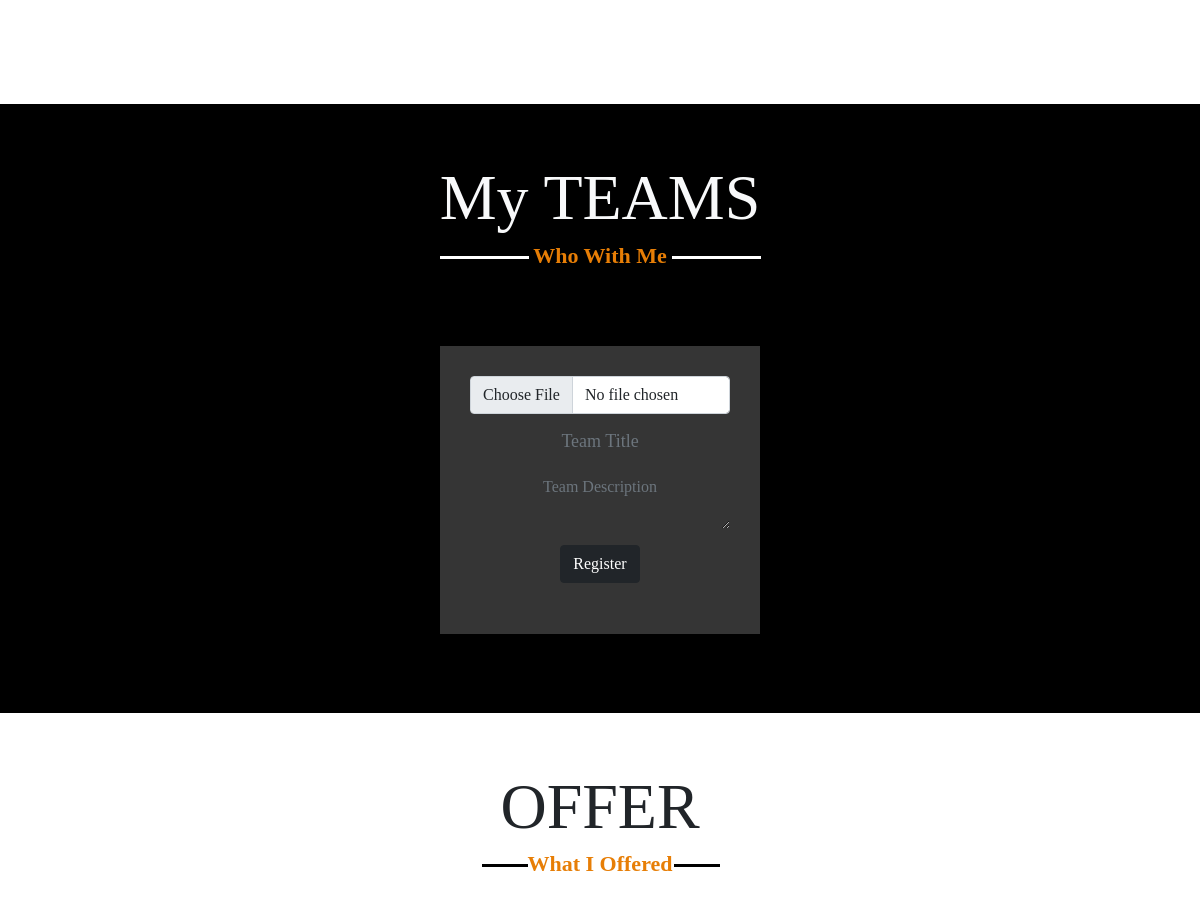
The app's page /admin_panel/index.php (middle part), older data.
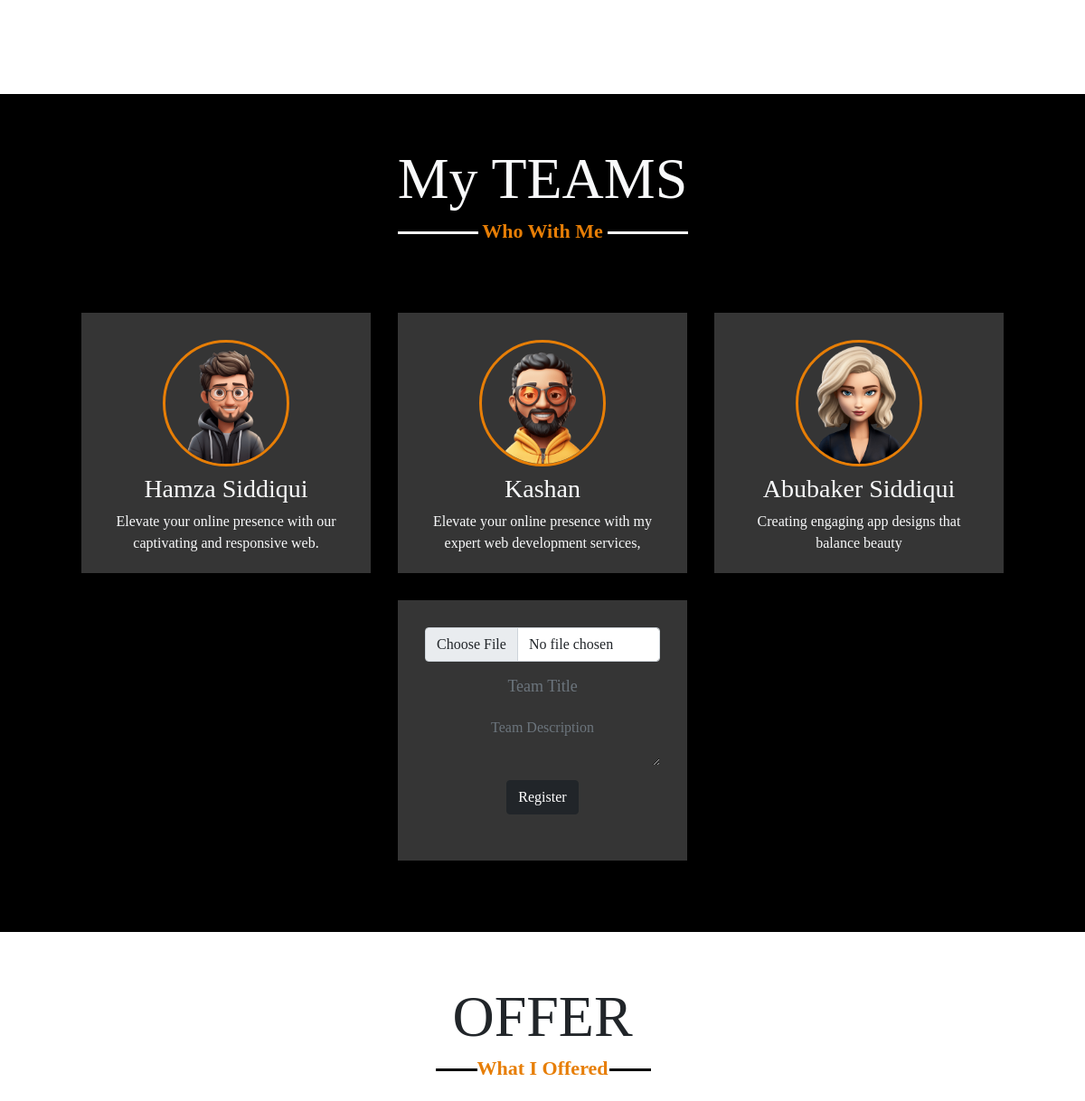
The same page, newer data.
### tables this page shows
CREATE TABLE `team` (
  `team_id` int(11) NOT NULL,
  `team_name` varchar(255) NOT NULL,
  `team_desc` varchar(255) NOT NULL,
  `team_img` varchar(255) NOT NULL
);

### admin_panel/index.php (the view, shortened to what this page needs)
<?php
require ("shared/config.php");
$team_sel = "SELECT * FROM `team`";
$team_disp = mysqli_query($conn , $team_sel);
?>
<!DOCTYPE html>
<html lang="en">
<head>
  <link href="https://cdn.jsdelivr.net/npm/bootstrap@5.0.2/dist/css/bootstrap.min.css" rel="stylesheet"
>
  <link rel="stylesheet" href="https://cdnjs.cloudflare.com/ajax/libs/remixicon/3.5.0/remixicon.css">
  <link rel="stylesheet" href="assets/css/swiper-bundle.min.css">
  <link rel="stylesheet" href="assets/css/styles.css">
  <link rel="stylesheet" href="https://cdn.jsdelivr.net/npm/bootstrap-icons@1.10.3/font/bootstrap-icons.css">
</head>
<body>
  <section class="container-fluid">
    <div class="row">
      <div class="col-6 d-flex align-items-center p-5">
        <div>
          <p class="pt-3 pb-3 fs-5" style="text-align: justify;">
          </p>
        </div>
      </div>
      <div class="col-6">
      </div>
    </div>
  </section>
  <section class="container-fluid text-light black">
    <div class="text d-flex  justify-content-center mt-4 pt-5 align-items-center">
      <div class="mt-2 lh-1">
        <h2>My TEAMS</h2>
        <p class="lin5 text-center fw-bold">Who With Me</p>
      </div>
    </div>
    <div class="row mt-5">
      <div class="parent  " >
      <?php
      while($data = mysqli_fetch_assoc($team_disp)){
      ?>
         <div class="Service">
          <div class="content">
            <div class="round">
              <img src="<?php echo $data['team_img']?>" class="img-fluid" alt="">
            </div>
            <h3 class="text-center text-light pt-2"><?php  echo $data['team_name'] ?></h3>
            <p class="text-center fs-6 text-light"><?php  echo $data['team_desc']?></p>
          </div>
        </div>
      <?php
      }?>
        <div class="Service">
    <form id="teamForm" action="" enctype="multipart/form-data">
        <div class="content">
            <input type="file" class="form-control" name="team-img" id="teamImg" required>
            <h3 class="text-center text-light pt-2">
                <input type="text" class="service-title form-control" id="teamTitle" placeholder="Team Title" required>
            </h3>
            <p class="text-center fs-6 text-light">
                <textarea class="service-desc form-control" id="teamDesc" placeholder="Team Description" required></textarea>
            </p>
            <button class="btn btn-dark m-auto d-flex " type="button" id="registerBtn">Register</button>
        </div>
    </form>
</div>
      </div>
    </div>
  </section>
  <section class="container">
    <div class="text d-flex  justify-content-center mt-5  align-items-center">
      <div class="mt-2 lh-1">
        <h2>OFFER</h2>
        <p class="offer-line text-center fw-bold">What I Offered</p>
      </div>
    </div>
  </section>
</body>
</html>

### admin_panel/assets/css/styles.css (style rules this page uses)
.row { --bs-gutter-x:0; }
.black { background-color: #000000; }
* { box-sizing: border-box; padding: 0; margin: 0; }
* { font-family: ui-sans-serif; }
section h2 { font-size: 4rem; }
.service-title { text-align: center; outline: none; border: none; background: none; font-size: large; }
.service-desc { text-align: center; outline: none; border: none; background: none; }
.lin5 { font-size: 22px; color: #e77e06; position: relative; }
.lin5::before { content: ''; position: absolute; width: 28%; height: 3px; left: 0px; top: 11px; right: 0px; background-color: #ffffff; }
.lin5::after { content: ''; position: absolute; width: 28%; height: 3px; top: 11px; left: 232px; right: 0px; background-color: #ffffff; }
.Service { color: #e77e06; width: 20rem; height: 18rem; background-color: #353535; margin: 15px; padding: 30px; box-sizing: border-box; transition: all 0.5s; position: relative; z-index: 3; }
.Service::after { content: ''; position: absolute; width: 104%; height: 104%; left: -6px; top: -6px; border: 2px solid; background-color: #0000ff00; z-index: -1; transition: all 0.5s; opacity: 0; }
.round { overflow: hidden; margin: auto; border-radius: 50%; width: 140px; height: 140px; border: 3px solid #e77e06; }
.parent { margin-bottom: 4rem; display: flex; flex-wrap: wrap; justify-content: center; }
.offer-line { font-size: 22px; color: #e77e06; position: relative; }
.offer-line::before { content: ''; position: absolute; width: 23%; height: 3px; left: -18px; top: 11px; right: 0px; background-color: #000000; }
.offer-line::after { content: ''; position: absolute; width: 23%; height: 3px; top: 11px; left: 174px; right: 0px; background-color: #000000; }

Row changes from the older to the newer data that the page shows:
added team: team_img (picture), team_name "Hamza Siddiqui", team_desc "Elevate your online presence with our captivating and responsive web."
added team: team_img (picture), team_name "Kashan", team_desc "Elevate your online presence with my expert web development services,"
added team: team_img (picture), team_name "Abubaker Siddiqui", team_desc "Creating engaging app designs that balance beauty"
